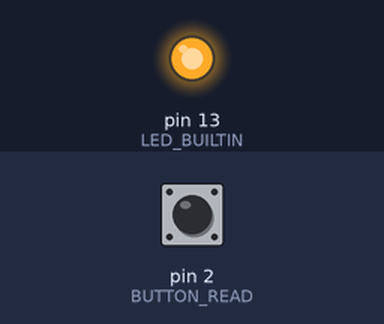
This sketch was run on a simulated Arduino Uno, built with avr-gcc and run on an emulated ATmega328P. On the bench: output pins drawn as LEDs (lit = HIGH). Inputs (shaded band) come from the test bench; at power-on: pin 2 (BUTTON_READ) LOW. What the sketch prints to the serial monitor is not drawn.

Above: at 1.8 s.
1.9 s: pin 2 (BUTTON_READ) pulled HIGH for 0.6 s
Timing chart, 0 to 4.9 s (numbered marks = the images above; inputs shaded):
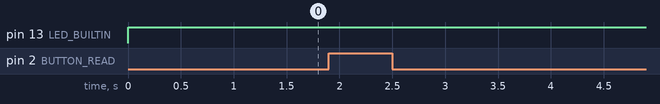

The sketch:

button.ino
```cpp
#define BUTTON_READ 2

#define BAUD_RATE 9600


void setup() {
  pinMode(LED_BUILTIN, OUTPUT);
  pinMode(BUTTON_READ, INPUT);

  Serial.begin(BAUD_RATE);
  Serial.println("Established connection at " + String(BAUD_RATE));
}


void loop() {
  if (digitalRead(BUTTON_READ) == HIGH) {
    Serial.println("Button Pressed.");
  }

  digitalWrite(LED_BUILTIN, HIGH);
  delay(500);
  digitalWrite(LED_BUILTIN, LOW);
}
```
